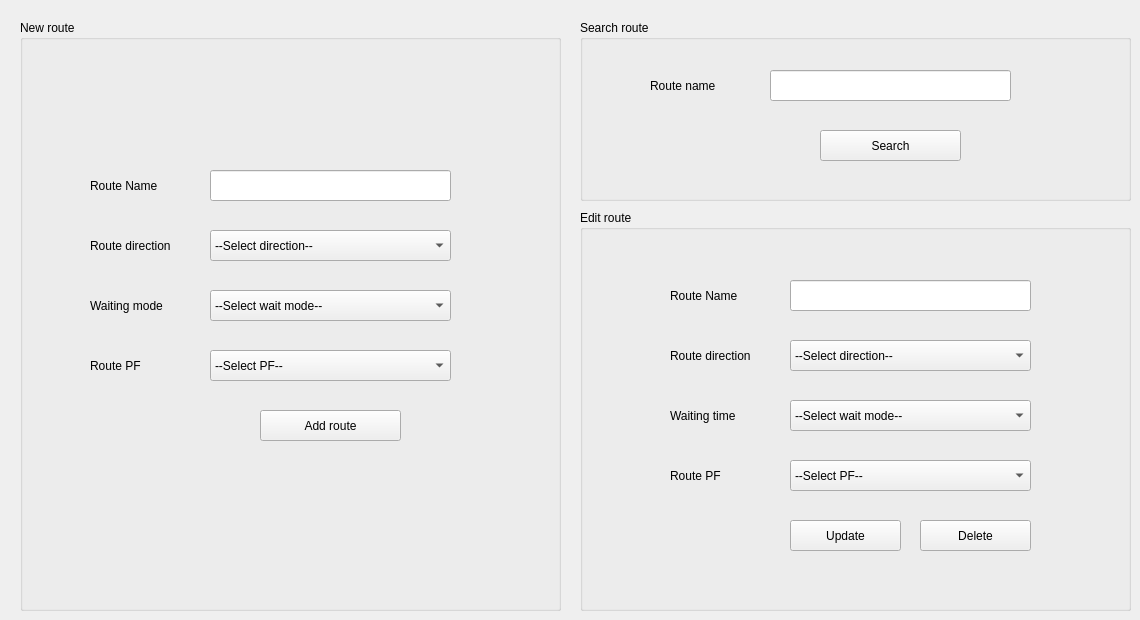
      <widget class="QWidget" name="tab_11">
       <attribute name="title">
        <string>Routes</string>
       </attribute>
       <widget class="QGroupBox" name="groupBox_6">
        <property name="geometry">
         <rect>
          <x>580</x>
          <y>210</y>
          <width>551</width>
          <height>401</height>
         </rect>
        </property>
        <property name="toolTip">
         <string>Edit route</string>
        </property>
        <property name="title">
         <string>Edit route</string>
        </property>
        <widget class="QPushButton" name="pushButton_39">
         <property name="geometry">
          <rect>
           <x>340</x>
           <y>310</y>
           <width>111</width>
           <height>31</height>
          </rect>
         </property>
         <property name="text">
          <string>Delete</string>
         </property>
         <property name="icon">
          <iconset resource="IconResource.qrc">
           <normaloff>:/Icons/Icons/Delete.webp</normaloff>:/Icons/Icons/Delete.webp</iconset>
         </property>
        </widget>
        <widget class="QPushButton" name="pushButton_38">
         <property name="geometry">
          <rect>
           <x>210</x>
           <y>310</y>
           <width>111</width>
           <height>31</height>
          </rect>
         </property>
         <property name="text">
          <string>Update</string>
         </property>
         <property name="icon">
          <iconset resource="IconResource.qrc">
           <normaloff>:/Icons/Icons/Update.webp</normaloff>:/Icons/Icons/Update.webp</iconset>
         </property>
        </widget>
        <widget class="QLabel" name="label_49">
         <property name="geometry">
          <rect>
           <x>90</x>
           <y>70</y>
           <width>81</width>
           <height>31</height>
          </rect>
         </property>
         <property name="text">
          <string>Route Name</string>
         </property>
        </widget>
        <widget class="QLineEdit" name="lineEdit_6">
         <property name="geometry">
          <rect>
           <x>210</x>
           <y>70</y>
           <width>241</width>
           <height>31</height>
          </rect>
         </property>
        </widget>
        <widget class="QLabel" name="label_53">
         <property name="geometry">
          <rect>
           <x>90</x>
           <y>190</y>
           <width>81</width>
           <height>31</height>
          </rect>
         </property>
         <property name="text">
          <string>Waiting time</string>
         </property>
        </widget>
        <widget class="QLabel" name="label_77">
         <property name="geometry">
          <rect>
           <x>90</x>
           <y>250</y>
           <width>91</width>
           <height>31</height>
          </rect>
         </property>
         <property name="text">
          <string>Route PF</string>
         </property>
        </widget>
        <widget class="QComboBox" name="comboBox_15">
         <property name="geometry">
          <rect>
           <x>210</x>
           <y>130</y>
           <width>241</width>
           <height>31</height>
          </rect>
         </property>
         <item>
          <property name="text">
           <string>--Select direction--</string>
          </property>
         </item>
         <item>
          <property name="text">
           <string>Up towards UBL</string>
          </property>
         </item>
         <item>
          <property name="text">
           <string>Down towards JRU</string>
          </property>
         </item>
        </widget>
        <widget class="QComboBox" name="comboBox_17">
         <property name="geometry">
          <rect>
           <x>210</x>
           <y>250</y>
           <width>241</width>
           <height>31</height>
          </rect>
         </property>
         <item>
          <property name="text">
           <string>--Select PF--</string>
          </property>
         </item>
         <item>
          <property name="text">
           <string>Road 1</string>
          </property>
         </item>
         <item>
          <property name="text">
           <string>Road 2</string>
          </property>
         </item>
         <item>
          <property name="text">
           <string>Road 3</string>
          </property>
         </item>
        </widget>
        <widget class="QLabel" name="label_78">
         <property name="geometry">
          <rect>
           <x>90</x>
           <y>130</y>
           <width>81</width>
           <height>31</height>
          </rect>
         </property>
         <property name="text">
          <string>Route direction</string>
         </property>
        </widget>
        <widget class="QComboBox" name="comboBox_16">
         <property name="geometry">
          <rect>
           <x>210</x>
           <y>190</y>
           <width>241</width>
           <height>31</height>
          </rect>
         </property>
         <item>
          <property name="text">
           <string>--Select wait mode--</string>
          </property>
         </item>
         <item>
          <property name="text">
           <string>Skip</string>
          </property>
         </item>
         <item>
          <property name="text">
           <string>Stop Express</string>
          </property>
         </item>
         <item>
          <property name="text">
           <string>Stop Passenger</string>
          </property>
         </item>
        </widget>
       </widget>
       <widget class="QGroupBox" name="groupBox_20">
        <property name="geometry">
         <rect>
          <x>20</x>
          <y>20</y>
          <width>541</width>
          <height>591</height>
         </rect>
        </property>
        <property name="toolTip">
         <string>Add routes</string>
        </property>
        <property name="title">
         <string>New route</string>
        </property>
        <widget class="QLabel" name="label_37">
         <property name="geometry">
          <rect>
           <x>70</x>
           <y>150</y>
           <width>81</width>
           <height>31</height>
          </rect>
         </property>
         <property name="text">
          <string>Route Name</string>
         </property>
        </widget>
        <widget class="QLineEdit" name="lineEdit_5">
         <property name="geometry">
          <rect>
           <x>190</x>
           <y>150</y>
           <width>241</width>
           <height>31</height>
          </rect>
         </property>
        </widget>
        <widget class="QLabel" name="label_38">
         <property name="geometry">
          <rect>
           <x>70</x>
           <y>210</y>
           <width>81</width>
           <height>31</height>
          </rect>
         </property>
         <property name="text">
          <string>Route direction</string>
         </property>
        </widget>
        <widget class="QLabel" name="label_46">
         <property name="geometry">
          <rect>
           <x>70</x>
           <y>270</y>
           <width>81</width>
           <height>31</height>
          </rect>
         </property>
         <property name="text">
          <string>Waiting mode</string>
         </property>
        </widget>
        <widget class="QComboBox" name="comboBox_8">
         <property name="geometry">
          <rect>
           <x>190</x>
           <y>270</y>
           <width>241</width>
           <height>31</height>
          </rect>
         </property>
         <item>
          <property name="text">
           <string>--Select wait mode--</string>
          </property>
         </item>
         <item>
          <property name="text">
           <string>Skip</string>
          </property>
         </item>
         <item>
          <property name="text">
           <string>Stop Express</string>
          </property>
         </item>
         <item>
          <property name="text">
           <string>Stop Passenger</string>
          </property>
         </item>
        </widget>
        <widget class="QComboBox" name="comboBox_10">
         <property name="geometry">
          <rect>
           <x>190</x>
           <y>210</y>
           <width>241</width>
           <height>31</height>
          </rect>
         </property>
         <item>
          <property name="text">
           <string>--Select direction--</string>
          </property>
         </item>
         <item>
          <property name="text">
           <string>Up towards UBL</string>
          </property>
         </item>
         <item>
          <property name="text">
           <string>Down towards JRU</string>
          </property>
         </item>
        </widget>
        <widget class="QPushButton" name="pushButton_50">
         <property name="geometry">
          <rect>
           <x>240</x>
           <y>390</y>
           <width>141</width>
           <height>31</height>
          </rect>
         </property>
         <property name="text">
          <string>Add route</string>
         </property>
         <property name="icon">
          <iconset resource="IconResource.qrc">
           <normaloff>:/Icons/Icons/Add.webp</normaloff>:/Icons/Icons/Add.webp</iconset>
         </property>
        </widget>
        <widget class="QComboBox" name="comboBox_14">
         <property name="geometry">
          <rect>
           <x>190</x>
           <y>330</y>
           <width>241</width>
           <height>31</height>
          </rect>
         </property>
         <item>
          <property name="text">
           <string>--Select PF--</string>
          </property>
         </item>
         <item>
          <property name="text">
           <string>Road 1</string>
          </property>
         </item>
         <item>
          <property name="text">
           <string>Road 2</string>
          </property>
         </item>
         <item>
          <property name="text">
           <string>Road 3</string>
          </property>
         </item>
        </widget>
        <widget class="QLabel" name="label_75">
         <property name="geometry">
          <rect>
           <x>70</x>
           <y>330</y>
           <width>91</width>
           <height>31</height>
          </rect>
         </property>
         <property name="text">
          <string>Route PF</string>
         </property>
        </widget>
       </widget>
       <widget class="QGroupBox" name="groupBox_11">
        <property name="geometry">
         <rect>
          <x>580</x>
          <y>20</y>
          <width>551</width>
          <height>181</height>
         </rect>
        </property>
        <property name="toolTip">
         <string>Search route</string>
        </property>
        <property name="title">
         <string>Search route</string>
        </property>
        <widget class="QLineEdit" name="lineEdit_23">
         <property name="geometry">
          <rect>
           <x>190</x>
           <y>50</y>
           <width>241</width>
           <height>31</height>
          </rect>
         </property>
        </widget>
        <widget class="QLabel" name="label_36">
         <property name="geometry">
          <rect>
           <x>70</x>
           <y>50</y>
           <width>81</width>
           <height>31</height>
          </rect>
         </property>
         <property name="text">
          <string>Route name</string>
         </property>
        </widget>
        <widget class="QPushButton" name="pushButton_37">
         <property name="geometry">
          <rect>
           <x>240</x>
           <y>110</y>
           <width>141</width>
           <height>31</height>
          </rect>
         </property>
         <property name="text">
          <string>Search</string>
         </property>
         <property name="icon">
          <iconset resource="IconResource.qrc">
           <normaloff>:/Icons/Icons/Search.webp</normaloff>:/Icons/Icons/Search.webp</iconset>
         </property>
        </widget>
        <widget class="QLabel" name="label_81">
         <property name="geometry">
          <rect>
           <x>-130</x>
           <y>140</y>
           <width>47</width>
           <height>13</height>
          </rect>
         </property>
         <property name="text">
          <string>*</string>
         </property>
        </widget>
       </widget>
      </widget>
